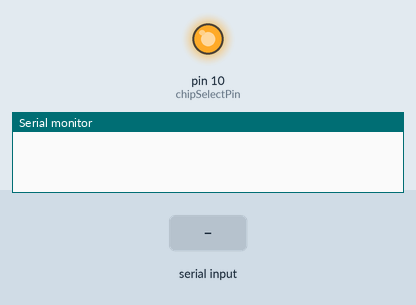
The sketch below on a simulated Arduino Uno, built with avr-gcc and run on an emulated ATmega328P. Parts: output pins drawn as LEDs (lit = HIGH), the last lines printed to the serial monitor. The inputs (shaded band) are chosen by the test bench. Pins used as bus, display or sensor lines are not drawn.

Above: at 1.2 s.
1.3 s: "t" received over Serial
At 3.9 s:
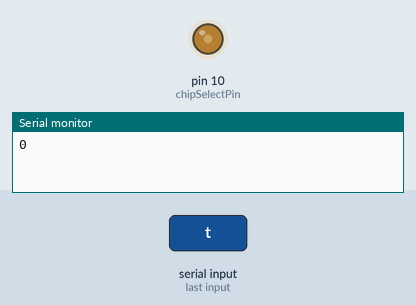
Timing chart, 0 to 5.5 s (numbered marks = the images above; inputs shaded):
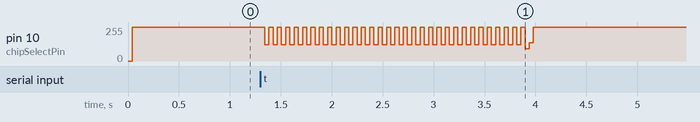

The sketch:

petomatic-duino.ino
```cpp
#include <SPI.h>

#define  uchar unsigned char
#define uint  unsigned int

//data array maxium length
#define MAX_LEN 16

/////////////////////////////////////////////////////////////////////
//set the pin
/////////////////////////////////////////////////////////////////////
const int chipSelectPin = 10;
const int NRSTPD = 5;

//MF522 command bits
#define PCD_IDLE              0x00               //NO action; cancel current commands
#define PCD_AUTHENT           0x0E               //verify password key
#define PCD_RECEIVE           0x08               //receive data
#define PCD_TRANSMIT          0x04               //send data
#define PCD_TRANSCEIVE        0x0C               //send and receive data
#define PCD_RESETPHASE        0x0F               //reset
#define PCD_CALCCRC           0x03               //CRC check and caculation

//Mifare_One card command bits
#define PICC_REQIDL           0x26               //Search the cards that not into sleep mode in the antenna area
#define PICC_REQALL           0x52               //Search all the cards in the antenna area
#define PICC_ANTICOLL         0x93               //prevent conflict
#define PICC_SElECTTAG        0x93               //select card
#define PICC_AUTHENT1A        0x60               //verify A password key
#define PICC_AUTHENT1B        0x61               //verify B password key
#define PICC_READ             0x30               //read
#define PICC_WRITE            0xA0               //write
#define PICC_DECREMENT        0xC0               //deduct value
#define PICC_INCREMENT        0xC1               //charge up value
#define PICC_RESTORE          0xC2               //Restore data into buffer
#define PICC_TRANSFER         0xB0               //Save data into buffer
#define PICC_HALT             0x50               //sleep mode


//THe mistake code that return when communicate with MF522
#define MI_OK                 0
#define MI_NOTAGERR           1
#define MI_ERR                2


//------------------MFRC522 register ---------------
//Page 0:Command and Status
#define     Reserved00            0x00
#define     CommandReg            0x01
#define     CommIEnReg            0x02
#define     DivlEnReg             0x03
#define     CommIrqReg            0x04
#define     DivIrqReg             0x05
#define     ErrorReg              0x06
#define     Status1Reg            0x07
#define     Status2Reg            0x08
#define     FIFODataReg           0x09
#define     FIFOLevelReg          0x0A
#define     WaterLevelReg         0x0B
#define     ControlReg            0x0C
#define     BitFramingReg         0x0D
#define     CollReg               0x0E
#define     Reserved01            0x0F
//Page 1:Command
#define     Reserved10            0x10
#define     ModeReg               0x11
#define     TxModeReg             0x12
#define     RxModeReg             0x13
#define     TxControlReg          0x14
#define     TxAutoReg             0x15
#define     TxSelReg              0x16
#define     RxSelReg              0x17
#define     RxThresholdReg        0x18
#define     DemodReg              0x19
#define     Reserved11            0x1A
#define     Reserved12            0x1B
#define     MifareReg             0x1C
#define     Reserved13            0x1D
#define     Reserved14            0x1E
#define     SerialSpeedReg        0x1F
//Page 2:CFG
#define     Reserved20            0x20
#define     CRCResultRegM         0x21
#define     CRCResultRegL         0x22
#define     Reserved21            0x23
#define     ModWidthReg           0x24
#define     Reserved22            0x25
#define     RFCfgReg              0x26
#define     GsNReg                0x27
#define     CWGsPReg            0x28
#define     ModGsPReg             0x29
#define     TModeReg              0x2A
#define     TPrescalerReg         0x2B
#define     TReloadRegH           0x2C
#define     TReloadRegL           0x2D
#define     TCounterValueRegH     0x2E
#define     TCounterValueRegL     0x2F
//Page 3:TestRegister
#define     Reserved30            0x30
#define     TestSel1Reg           0x31
#define     TestSel2Reg           0x32
#define     TestPinEnReg          0x33
#define     TestPinValueReg       0x34
#define     TestBusReg            0x35
#define     AutoTestReg           0x36
#define     VersionReg            0x37
#define     AnalogTestReg         0x38
#define     TestDAC1Reg           0x39
#define     TestDAC2Reg           0x3A
#define     TestADCReg            0x3B
#define     Reserved31            0x3C
#define     Reserved32            0x3D
#define     Reserved33            0x3E
#define     Reserved34        0x3F
//-----------------------------------------------

//4 bytes Serial number of card, the 5 bytes is verfiy bytes
uchar serNum[5];

uchar  writeData[16] = {0, 0, 0, 0, 0, 0, 0, 0, 0, 0, 0, 0, 0, 0, 0, 100}; //initialize to 100 USD
uchar  moneyConsume = 18 ;  //Deduct 18 USD
uchar  moneyAdd = 10 ;  //Charge up 10 USD
//buffer A password, 16 buffer, the passowrd of every buffer is 6 byte
uchar sectorKeyA[16][16] = {{0xFF, 0xFF, 0xFF, 0xFF, 0xFF, 0xFF},
  {0xFF, 0xFF, 0xFF, 0xFF, 0xFF, 0xFF},
  //{0x19, 0x84, 0x07, 0x15, 0x76, 0x14},
  {0xFF, 0xFF, 0xFF, 0xFF, 0xFF, 0xFF},
};
uchar sectorNewKeyA[16][16] = {{0xFF, 0xFF, 0xFF, 0xFF, 0xFF, 0xFF},
  {0xFF, 0xFF, 0xFF, 0xFF, 0xFF, 0xFF, 0xff, 0x07, 0x80, 0x69, 0x19, 0x84, 0x07, 0x15, 0x76, 0x14},
  //you can set another ket , such as  " 0x19, 0x84, 0x07, 0x15, 0x76, 0x14 "
  //{0x19, 0x84, 0x07, 0x15, 0x76, 0x14, 0xff,0x07,0x80,0x69, 0x19,0x84,0x07,0x15,0x76,0x14},
  // but when loop, please set the  sectorKeyA, the same key, so that RFID module can read the card
  {0xFF, 0xFF, 0xFF, 0xFF, 0xFF, 0xFF, 0xff, 0x07, 0x80, 0x69, 0x19, 0x33, 0x07, 0x15, 0x34, 0x14},
};

int fsrAnalogPin = 0; // FSR is connected to analog 0
int LEDpin = 13;      // connect Red LED to pin 11 (PWM pin)
int fsrReading;      // the analog reading from the FSR resistor divider
int LEDbrightness;

void setup(void) {
  Serial.begin(9600);   // We'll send debugging information via the Serial monitor
  pinMode(LEDpin, OUTPUT);

  // start the SPI library:
  SPI.begin();

  pinMode(chipSelectPin, OUTPUT);            // Set digital pin 10 as OUTPUT to connect it to the RFID /ENABLE pin
  digitalWrite(chipSelectPin, LOW);          // Activate the RFID reader
  pinMode(NRSTPD, OUTPUT);              // Set digital pin 5 , Not Reset and Power-down
  digitalWrite(NRSTPD, HIGH);

  MFRC522_Init();
}

void loop(void) {
  if (Serial.available()) {
    switch (Serial.read()) {
      case 't':
        readTag();
        break;
      case 'w':
        int weight = readWeight();
        break;
    }
  }
}

int readWeight() {
  int wRead = 0;
  int i = 0;
  for (i = 0; i < 10; i++) {
    wRead += analogRead(fsrAnalogPin);
    delay(10);
  }
  int mean = wRead / i;

  float grams = sensorToGrams(mean);

  Serial.println(grams);

  // we'll need to change the range from the analog reading (0-1023) down to the range
  // used by analogWrite (0-255) with map!
  LEDbrightness = map(fsrReading, 0, 1023, 0, 255);
  // LED gets brighter the harder you press
  analogWrite(LEDpin, LEDbrightness);
}

int sensorToGrams(int mean) {
  float grams = 15.311 * exp(0.005199 * mean);
  return grams;
}

int readTag() {
  uchar i, tmp;
  uchar status;
  uchar str[MAX_LEN];
  uchar RC_size;
  uchar blockAddr;  //Select operation buck address  0 - 63
  String mynum = "";


  //Search card, return card types
  int timeout = 0;
  int pause = 50;
  while ((status = MFRC522_Request(PICC_REQIDL, str) != MI_OK))
  {
     delay(pause);
     timeout += pause;

     if (timeout > 1500) {
       Serial.print(0);
       break;
     }
  }


  //Prevent conflict, return the 4 bytes Serial number of the card
  status = MFRC522_Anticoll(str);
  memcpy(serNum, str, 5);
  if (status == MI_OK)
  {
    Serial.print(serNum[0]);

    // Should really check all pairs, but for now we'll just use the first
/*
    if (serNum[0] == 194) {
      Serial.println("Hello Pulgas");
    } else if (serNum[0] == 106) {
      Serial.println("Hello Benito");
    }
    Serial.println();*/
    delay(1000);
  }

  MFRC522_Halt();     //command the card into sleep mode
}

/*
 * Functionï¼šWrite_MFRC5200
 * Descriptionï¼šwrite a byte data into one register of MR RC522
 * Input parameterï¼šaddr--register addressï¼›val--the value that need to write in
 * Returnï¼šNull
 */
void Write_MFRC522(uchar addr, uchar val)
{
  digitalWrite(chipSelectPin, LOW);

  //address formatï¼š0XXXXXX0
  SPI.transfer((addr << 1) & 0x7E);
  SPI.transfer(val);

  digitalWrite(chipSelectPin, HIGH);
}


/*
 * Functionï¼šRead_MFRC522
 * Descriptionï¼šread a byte data into one register of MR RC522
 * Input parameterï¼šaddr--register address
 * Returnï¼šreturn the read value
 */
uchar Read_MFRC522(uchar addr)
{
  uchar val;

  digitalWrite(chipSelectPin, LOW);

  //address formatï¼š1XXXXXX0
  SPI.transfer(((addr << 1) & 0x7E) | 0x80);
  val = SPI.transfer(0x00);

  digitalWrite(chipSelectPin, HIGH);

  return val;
}

/*
 * Functionï¼šSetBitMask
 * Descriptionï¼šset RC522 register bit
 * Input parameterï¼šreg--register address;mask--value
 * Returnï¼šnull
 */
void SetBitMask(uchar reg, uchar mask)
{
  uchar tmp;
  tmp = Read_MFRC522(reg);
  Write_MFRC522(reg, tmp | mask);  // set bit mask
}


/*
 * Functionï¼šClearBitMask
 * Descriptionï¼šclear RC522 register bit
 * Input parameterï¼šreg--register address;mask--value
 * Returnï¼šnull
 */
void ClearBitMask(uchar reg, uchar mask)
{
  uchar tmp;
  tmp = Read_MFRC522(reg);
  Write_MFRC522(reg, tmp & (~mask));  // clear bit mask
}


/*
 * Functionï¼šAntennaOn
 * Descriptionï¼šTurn on antenna, every time turn on or shut down antenna need at least 1ms delay
 * Input parameterï¼šnull
 * Returnï¼šnull
 */
void AntennaOn(void)
{
  uchar temp;

  temp = Read_MFRC522(TxControlReg);
  if (!(temp & 0x03))
  {
    SetBitMask(TxControlReg, 0x03);
  }
}


/*
 * Functionï¼šAntennaOff
 * Descriptionï¼šTurn off antenna, every time turn on or shut down antenna need at least 1ms delay
 * Input parameterï¼šnull
 * Returnï¼šnull
 */
void AntennaOff(void)
{
  ClearBitMask(TxControlReg, 0x03);
}


/*
 * Functionï¼šResetMFRC522
 * Descriptionï¼š reset RC522
 * Input parameterï¼šnull
 * Returnï¼šnull
 */
void MFRC522_Reset(void)
{
  Write_MFRC522(CommandReg, PCD_RESETPHASE);
}


/*
 * Functionï¼šInitMFRC522
 * Descriptionï¼šinitilize RC522
 * Input parameterï¼šnull
 * Returnï¼šnull
 */
void MFRC522_Init(void)
{
  digitalWrite(NRSTPD, HIGH);

  MFRC522_Reset();

  //Timer: TPrescaler*TreloadVal/6.78MHz = 24ms
  Write_MFRC522(TModeReg, 0x8D);    //Tauto=1; f(Timer) = 6.78MHz/TPreScaler
  Write_MFRC522(TPrescalerReg, 0x3E); //TModeReg[3..0] + TPrescalerReg
  Write_MFRC522(TReloadRegL, 30);
  Write_MFRC522(TReloadRegH, 0);

  Write_MFRC522(TxAutoReg, 0x40);   //100%ASK
  Write_MFRC522(ModeReg, 0x3D);   //CRC initilizate value 0x6363  ???

  //ClearBitMask(Status2Reg, 0x08);   //MFCrypto1On=0
  //Write_MFRC522(RxSelReg, 0x86);    //RxWait = RxSelReg[5..0]
  //Write_MFRC522(RFCfgReg, 0x7F);      //RxGain = 48dB

  AntennaOn();    //turn on antenna
}


/*
 * Functionï¼šMFRC522_Request
 * Descriptionï¼šSearching card, read card type
 * Input parameterï¼šreqMode--search methodsï¼Œ
 *       TagType--return card types
 *        0x4400 = Mifare_UltraLight
 *        0x0400 = Mifare_One(S50)
 *        0x0200 = Mifare_One(S70)
 *        0x0800 = Mifare_Pro(X)
 *        0x4403 = Mifare_DESFire
 * returnï¼šreturn MI_OK if successed
 */
uchar MFRC522_Request(uchar reqMode, uchar *TagType)
{
  uchar status;
  uint backBits;      //the data bits that received

  Write_MFRC522(BitFramingReg, 0x07);   //TxLastBists = BitFramingReg[2..0] ???

  TagType[0] = reqMode;
  status = MFRC522_ToCard(PCD_TRANSCEIVE, TagType, 1, TagType, &backBits);

  if ((status != MI_OK) || (backBits != 0x10))
  {
    status = MI_ERR;
  }

  return status;
}


/*
 * Functionï¼šMFRC522_ToCard
 * Descriptionï¼šcommunicate between RC522 and ISO14443
 * Input parameterï¼šcommand--MF522 command bits
 *       sendData--send data to card via rc522
 *       sendLen--send data length
 *       backData--the return data from card
 *       backLen--the length of return data
 * returnï¼šreturn MI_OK if successed
 */
uchar MFRC522_ToCard(uchar command, uchar *sendData, uchar sendLen, uchar *backData, uint *backLen)
{
  uchar status = MI_ERR;
  uchar irqEn = 0x00;
  uchar waitIRq = 0x00;
  uchar lastBits;
  uchar n;
  uint i;

  switch (command)
  {
    case PCD_AUTHENT:   //verify card password
      {
        irqEn = 0x12;
        waitIRq = 0x10;
        break;
      }
    case PCD_TRANSCEIVE:  //send data in the FIFO
      {
        irqEn = 0x77;
        waitIRq = 0x30;
        break;
      }
    default:
      break;
  }

  Write_MFRC522(CommIEnReg, irqEn | 0x80); //Allow interruption
  ClearBitMask(CommIrqReg, 0x80);     //Clear all the interrupt bits
  SetBitMask(FIFOLevelReg, 0x80);     //FlushBuffer=1, FIFO initilizate

  Write_MFRC522(CommandReg, PCD_IDLE);  //NO action;cancel current command  ???

  //write data into FIFO
  for (i = 0; i < sendLen; i++)
  {
    Write_MFRC522(FIFODataReg, sendData[i]);
  }

  //procceed it
  Write_MFRC522(CommandReg, command);
  if (command == PCD_TRANSCEIVE)
  {
    SetBitMask(BitFramingReg, 0x80);    //StartSend=1,transmission of data starts
  }

  //waite receive data is finished
  i = 2000; //i should adjust according the clock, the maxium the waiting time should be 25 ms???
  do
  {
    //CommIrqReg[7..0]
    //Set1 TxIRq RxIRq IdleIRq HiAlerIRq LoAlertIRq ErrIRq TimerIRq
    n = Read_MFRC522(CommIrqReg);
    i--;
  }
  while ((i != 0) && !(n & 0x01) && !(n & waitIRq));

  ClearBitMask(BitFramingReg, 0x80);      //StartSend=0

  if (i != 0)
  {
    if (!(Read_MFRC522(ErrorReg) & 0x1B)) //BufferOvfl Collerr CRCErr ProtecolErr
    {
      status = MI_OK;
      if (n & irqEn & 0x01)
      {
        status = MI_NOTAGERR;     //??
      }

      if (command == PCD_TRANSCEIVE)
      {
        n = Read_MFRC522(FIFOLevelReg);
        lastBits = Read_MFRC522(ControlReg) & 0x07;
        if (lastBits)
        {
          *backLen = (n - 1) * 8 + lastBits;
        }
        else
        {
          *backLen = n * 8;
        }

        if (n == 0)
        {
          n = 1;
        }
        if (n > MAX_LEN)
        {
          n = MAX_LEN;
        }

        //read the data from FIFO
        for (i = 0; i < n; i++)
        {
          backData[i] = Read_MFRC522(FIFODataReg);
        }
      }
    }
    else
    {
      status = MI_ERR;
    }

  }

  //SetBitMask(ControlReg,0x80);           //timer stops
  //Write_MFRC522(CommandReg, PCD_IDLE);

  return status;
}


/*
 * Functionï¼šMFRC522_Anticoll
 * Descriptionï¼šPrevent conflict, read the card serial number
 * Input parameterï¼šserNum--return the 4 bytes card serial number, the 5th byte is recheck byte
 * returnï¼šreturn MI_OK if successed
 */
uchar MFRC522_Anticoll(uchar *serNum)
{
  uchar status;
  uchar i;
  uchar serNumCheck = 0;
  uint unLen;


  //ClearBitMask(Status2Reg, 0x08);   //TempSensclear
  //ClearBitMask(CollReg,0x80);     //ValuesAfterColl
  Write_MFRC522(BitFramingReg, 0x00);   //TxLastBists = BitFramingReg[2..0]

  serNum[0] = PICC_ANTICOLL;
  serNum[1] = 0x20;
  status = MFRC522_ToCard(PCD_TRANSCEIVE, serNum, 2, serNum, &unLen);

  if (status == MI_OK)
  {
    //Verify card serial number
    for (i = 0; i < 4; i++)
    {
      serNumCheck ^= serNum[i];
    }
    if (serNumCheck != serNum[i])
    {
      status = MI_ERR;
    }
  }

  //SetBitMask(CollReg, 0x80);    //ValuesAfterColl=1

  return status;
}


/*
 * Functionï¼šCalulateCRC
 * Descriptionï¼šUse MF522 to caculate CRC
 * Input parameterï¼špIndata--the CRC data need to be readï¼Œlen--data lengthï¼ŒpOutData-- the caculated result of CRC
 * returnï¼šNull
 */
void CalulateCRC(uchar *pIndata, uchar len, uchar *pOutData)
{
  uchar i, n;

  ClearBitMask(DivIrqReg, 0x04);      //CRCIrq = 0
  SetBitMask(FIFOLevelReg, 0x80);     //Clear FIFO pointer
  //Write_MFRC522(CommandReg, PCD_IDLE);

  //Write data into FIFO
  for (i = 0; i < len; i++)
  {
    Write_MFRC522(FIFODataReg, *(pIndata + i));
  }
  Write_MFRC522(CommandReg, PCD_CALCCRC);

  //waite CRC caculation to finish
  i = 0xFF;
  do
  {
    n = Read_MFRC522(DivIrqReg);
    i--;
  }
  while ((i != 0) && !(n & 0x04));  //CRCIrq = 1

  //read CRC caculation result
  pOutData[0] = Read_MFRC522(CRCResultRegL);
  pOutData[1] = Read_MFRC522(CRCResultRegM);
}


/*
 * Functionï¼šMFRC522_SelectTag
 * Descriptionï¼šSelect card, read card storage volume
 * Input parameterï¼šserNum--Send card serial number
 * returnï¼šreturn the card storage volume
 */
uchar MFRC522_SelectTag(uchar *serNum)
{
  uchar i;
  uchar status;
  uchar size;
  uint recvBits;
  uchar buffer[9];

  //ClearBitMask(Status2Reg, 0x08);     //MFCrypto1On=0

  buffer[0] = PICC_SElECTTAG;
  buffer[1] = 0x70;
  for (i = 0; i < 5; i++)
  {
    buffer[i + 2] = *(serNum + i);
  }
  CalulateCRC(buffer, 7, &buffer[7]);   //??
  status = MFRC522_ToCard(PCD_TRANSCEIVE, buffer, 9, buffer, &recvBits);

  if ((status == MI_OK) && (recvBits == 0x18))
  {
    size = buffer[0];
  }
  else
  {
    size = 0;
  }

  return size;
}


/*
 * Functionï¼šMFRC522_Auth
 * Descriptionï¼šverify card password
 * Input parametersï¼šauthMode--password verify mode
                 0x60 = verify A passowrd key
                 0x61 = verify B passowrd key
             BlockAddr--Block address
             Sectorkey--Block password
             serNum--Card serial number ï¼Œ4 bytes
 * returnï¼šreturn MI_OK if successed
 */
uchar MFRC522_Auth(uchar authMode, uchar BlockAddr, uchar *Sectorkey, uchar *serNum)
{
  uchar status;
  uint recvBits;
  uchar i;
  uchar buff[12];

  //Verify command + block address + buffer password + card SN
  buff[0] = authMode;
  buff[1] = BlockAddr;
  for (i = 0; i < 6; i++)
  {
    buff[i + 2] = *(Sectorkey + i);
  }
  for (i = 0; i < 4; i++)
  {
    buff[i + 8] = *(serNum + i);
  }
  status = MFRC522_ToCard(PCD_AUTHENT, buff, 12, buff, &recvBits);

  if ((status != MI_OK) || (!(Read_MFRC522(Status2Reg) & 0x08)))
  {
    status = MI_ERR;
  }

  return status;
}


/*
 * Functionï¼šMFRC522_Read
 * Descriptionï¼šRead data
 * Input parametersï¼šblockAddr--block address;recvData--the block data which are read
 * returnï¼šreturn MI_OK if successed
 */
uchar MFRC522_Read(uchar blockAddr, uchar *recvData)
{
  uchar status;
  uint unLen;

  recvData[0] = PICC_READ;
  recvData[1] = blockAddr;
  CalulateCRC(recvData, 2, &recvData[2]);
  status = MFRC522_ToCard(PCD_TRANSCEIVE, recvData, 4, recvData, &unLen);

  if ((status != MI_OK) || (unLen != 0x90))
  {
    status = MI_ERR;
  }

  return status;
}


/*
 * Functionï¼šMFRC522_Write
 * Descriptionï¼šwrite block data
 * Input parametersï¼šblockAddr--block address;writeData--Write 16 bytes data into block
 * returnï¼šreturn MI_OK if successed
 */
uchar MFRC522_Write(uchar blockAddr, uchar *writeData)
{
  uchar status;
  uint recvBits;
  uchar i;
  uchar buff[18];

  buff[0] = PICC_WRITE;
  buff[1] = blockAddr;
  CalulateCRC(buff, 2, &buff[2]);
  status = MFRC522_ToCard(PCD_TRANSCEIVE, buff, 4, buff, &recvBits);

  if ((status != MI_OK) || (recvBits != 4) || ((buff[0] & 0x0F) != 0x0A))
  {
    status = MI_ERR;
  }

  if (status == MI_OK)
  {
    for (i = 0; i < 16; i++) //Write 16 bytes data into FIFO
    {
      buff[i] = *(writeData + i);
    }
    CalulateCRC(buff, 16, &buff[16]);
    status = MFRC522_ToCard(PCD_TRANSCEIVE, buff, 18, buff, &recvBits);

    if ((status != MI_OK) || (recvBits != 4) || ((buff[0] & 0x0F) != 0x0A))
    {
      status = MI_ERR;
    }
  }

  return status;
}


/*
 * Functionï¼šMFRC522_Halt
 * Descriptionï¼šCommand the cards into sleep mode
 * Input parametersï¼šnull
 * returnï¼šnull
 */
void MFRC522_Halt(void)
{
  uchar status;
  uint unLen;
  uchar buff[4];

  buff[0] = PICC_HALT;
  buff[1] = 0;
  CalulateCRC(buff, 2, &buff[2]);

  status = MFRC522_ToCard(PCD_TRANSCEIVE, buff, 4, buff, &unLen);
}
```
